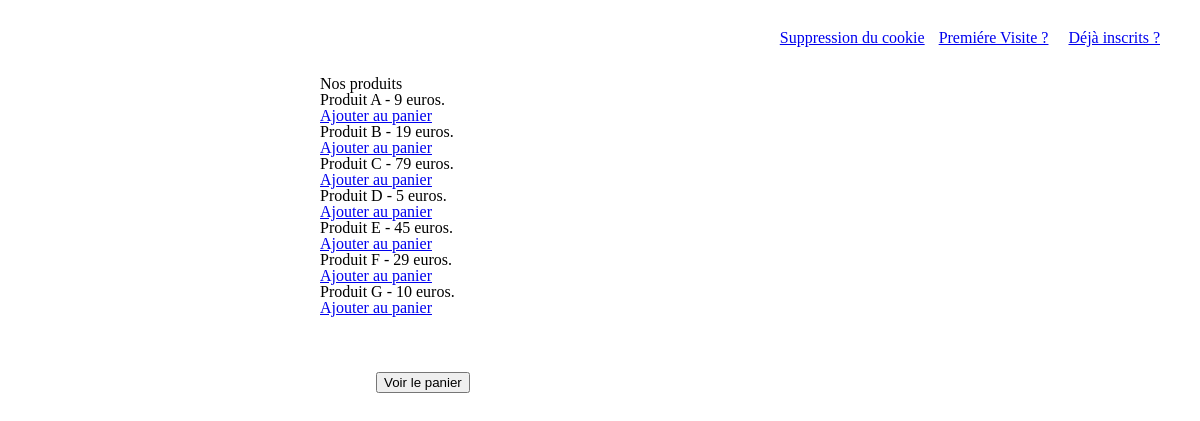
The page / on the database its author committed.
### tables this page shows
CREATE TABLE `produit` (
  `produit_id` int(11) NOT NULL,
  `produit_nom` varchar(20) NOT NULL,
  `produit_prix` int(20) NOT NULL
);

### index.php (the view, shortened to what this page needs)
<!DOCTYPE html>
<html lang="fr">
<head>
    <?php
    require("fichier-aux/inc_connexion.php");
    ?>
    <link rel="stylesheet" href="stylesheet.css">
</head>
<body>
    <header>
        <nav class="nav-menu">
            <ul>
                <a href="sup_cookies.php">Suppression du cookie</a>
                <?php
                require("fichier-aux/inc_menu.php");
                ?>
            </ul>
        </nav>
    </header>
    <main>
        <div class="bloc-1">
            <?php
            $result = $mysqli->query('SELECT produit_id, produit_nom, produit_prix FROM produit');
            while ($row = $result->fetch_array()) {
                $id = $row['produit_id'];
                $nom = $row['produit_nom'];
                $produits[$id] = $nom;
            }
            ?>
            <h2>Nos produits</h2>
            <div class="produit">
                <ul>
                    <?php foreach ($produits as $id => $nom): ?>
                        <li>
                            <?php echo $nom ?> -
                            <?php
                            $result = $mysqli->query("SELECT produit_prix FROM produit WHERE produit_id = $id");
                            if ($result && $result->num_rows > 0) {
                                $row = $result->fetch_array();
                                $prix = $row['produit_prix'];
                                echo $prix;
                            } else {
                                echo 'Prix non disponible';
                            }
                            ?> euros.
                        </li>
                        <li><a href="fichier-aux/ajouter_au_panier.php?id=<?php echo $id; ?>">Ajouter au panier</a></li>
                    <?php endforeach ?>
                </ul>
            </div>
            <div id="formulaire">
                <form method="GET" action="panier.php">
                    <input type="submit" name="voir_panier" value="Voir le panier">
                </form>
            </div>
        </div>
    </main>
</body>
</html>

### stylesheet.css (style rules this page uses)
html, body, div, span, applet, object, iframe, h1, h2, h3, h4, h5, h6, p, blockquote, pre, a, abbr, acronym, address, big, cite, code, del, dfn, em, img, ins, kbd, q, s, samp, small, strike, strong, sub, sup, tt, var, b, u, i, center, dl, dt, dd, ol, ul, li, fieldset, form, label, legend, table, caption, tbody, tfoot, thead, tr, th, td, article, aside, canvas, details, embed, figure, figcaption, footer, header, hgroup, menu, nav, output, ruby, section, summary, time, mark, audio, video { margin: 0; padding: 0; border: 0; font-size: 100%; font: inherit; vertical-align: baseline; }
article, aside, details, figcaption, figure, footer, header, hgroup, menu, nav, section { display: block; }
body { line-height: 1; }
ol, ul { list-style: none; }
.nav-menu { display: flex; justify-content: flex-end; align-items: center; }
.nav-menu ul { list-style: none; padding: 10px; margin: 20px; }
.bloc-1 { width : 560px; margin: 0 auto; }
form { margin: 10%; }

### rows shown on the page
produit: produit_prix "9"
produit: produit_prix "19"
produit: produit_prix "79"
produit: produit_prix "5"
produit: produit_prix "45"
produit: produit_prix "29"
produit: produit_prix "10"

### other values the page prints
$nom "Produit A"
$nom "Produit B"
$nom "Produit C"
$nom "Produit D"
$nom "Produit E"
$nom "Produit F"
$nom "Produit G"
